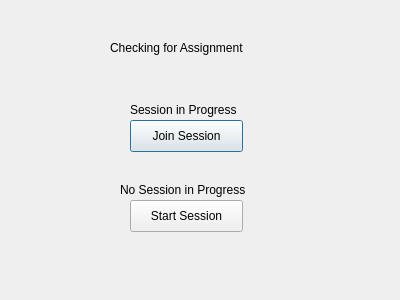
<?xml version="1.0" encoding="UTF-8"?>
<ui version="4.0">
 <class>Dialog</class>
 <widget class="QDialog" name="Dialog">
  <property name="geometry">
   <rect>
    <x>0</x>
    <y>0</y>
    <width>400</width>
    <height>300</height>
   </rect>
  </property>
  <property name="windowTitle">
   <string>Dialog</string>
  </property>
  <widget class="QLabel" name="SecondLaunchLabel">
   <property name="geometry">
    <rect>
     <x>110</x>
     <y>40</y>
     <width>161</width>
     <height>16</height>
    </rect>
   </property>
   <property name="text">
    <string>Checking for Assignment</string>
   </property>
  </widget>
  <widget class="QPushButton" name="SecondLaunchJoinBtn">
   <property name="geometry">
    <rect>
     <x>130</x>
     <y>120</y>
     <width>113</width>
     <height>32</height>
    </rect>
   </property>
   <property name="text">
    <string>Join Session</string>
   </property>
  </widget>
  <widget class="QPushButton" name="SecondLaunchStartbtn">
   <property name="geometry">
    <rect>
     <x>130</x>
     <y>200</y>
     <width>113</width>
     <height>32</height>
    </rect>
   </property>
   <property name="text">
    <string>Start Session</string>
   </property>
  </widget>
  <widget class="QLabel" name="SecondLaunchInProgLabel">
   <property name="geometry">
    <rect>
     <x>130</x>
     <y>100</y>
     <width>121</width>
     <height>20</height>
    </rect>
   </property>
   <property name="text">
    <string>Session in Progress</string>
   </property>
  </widget>
  <widget class="QLabel" name="SecondLaunchNoSessionLabel">
   <property name="geometry">
    <rect>
     <x>120</x>
     <y>180</y>
     <width>151</width>
     <height>20</height>
    </rect>
   </property>
   <property name="text">
    <string>No Session in Progress</string>
   </property>
  </widget>
 </widget>
 <resources/>
 <connections/>
</ui>
